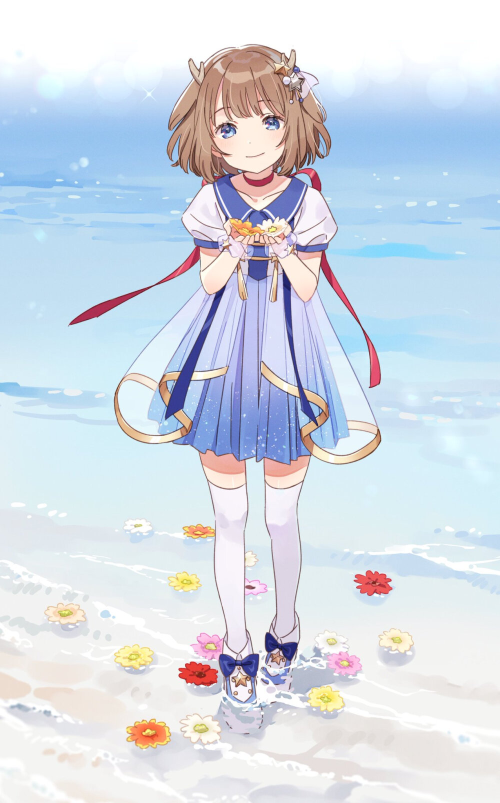
#> input picture assets/鹿乃2.jpg, 1000 x 1606 px, found by its file name (shown at 1/2 size)
$ python make_relief_maps.py --input 'assets/鹿乃2.jpg'
#> lines starting #> are read from the running program, lines starting #| are printed output that depends on the picture
#!/usr/bin/env python
"""预处理(改进版)：人物照片 -> albedo(彩色贴图) + height(浮雕高度图)。

方法：以图像四边像素为背景样本集，逐像素求到"最近背景样本"的色距；
色距大 = 前景(凸起)，色距小 = 背景(平坦)。可处理非纯色/渐变背景。
用法：python scripts/make_relief_maps.py --input assets/鹿乃2.jpg
"""
import argparse
import numpy as np
from PIL import Image, ImageFilter


def main():
    ap = argparse.ArgumentParser()
    ap.add_argument("--input", default="assets/鹿乃2.jpg")
    ap.add_argument("--albedo", default="assets/relief_albedo.png")
    ap.add_argument("--height", default="assets/relief_height.png")
    ap.add_argument("--mesh-w", type=int, default=160)
    ap.add_argument("--mesh-h", type=int, default=256)
    ap.add_argument("--lo", type=float, default=14.0)
    ap.add_argument("--hi", type=float, default=70.0)
    args = ap.parse_args()

    img = Image.open(args.input).convert("RGB")
#> img is the input picture: PIL image 1000x1606 RGB; mean R, G, B 211.3, 220, 230.8
    small = img.resize((args.mesh_w, args.mesh_h))
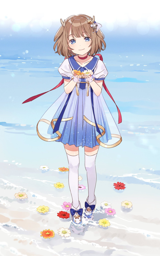
#> small: PIL image 160x256 RGB; mean R, G, B 211.3, 220, 230.8
    arr = np.asarray(small, dtype=np.float32).reshape(-1, 3)
    sw, sh = args.mesh_w, args.mesh_h

    # 四边采样作为背景样本（人物通常居中不触边）
    samp = []
    step = 3
    for x in range(0, sw, step):
        samp.append(arr[x]); samp.append(arr[(sh - 1) * sw + x])
#> after the loop, samp = 108 items, first 6: [255, 255, 255], [242, 242, 240], [255, 255, 255], [249, 249, 247], [255, 255, 255], [243, 242, 240]
    for y in range(0, sh, step):
        samp.append(arr[y * sw]); samp.append(arr[y * sw + sw - 1])
#> after the loop, samp = 280 items, first 6: [255, 255, 255], [242, 242, 240], [255, 255, 255], [249, 249, 247], [255, 255, 255], [243, 242, 240]
    S = np.asarray(samp, dtype=np.float32)
#> S = 280 rows, first 8: [255, 255, 255], [242, 242, 240], [255, 255, 255], [249, 249, 247], [255, 255, 255], [243, 242, 240], [255, 255, 255], [242, 241, 237]

    # 每像素 -> 最近背景样本色距（分块避免大内存）
    mind = np.empty(len(arr), dtype=np.float32)
    for st in range(0, len(arr), 8000):
        chunk = arr[st:st + 8000]
        mind[st:st + 8000] = np.sqrt(((chunk[:, None, :] - S[None, :, :]) ** 2).sum(-1)).min(-1)
#> this loop made 6 passes
#> st on passes 2 to 6: 8000, 16000, 24000, 32000, 40000

    depth01 = np.clip((mind - args.lo) / (args.hi - args.lo), 0.0, 1.0)
    depth_img = Image.fromarray((depth01.reshape(sh, sw) * 255).astype(np.uint8), "L")
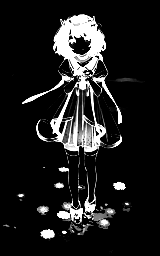
#> depth_img: PIL image 160x256 L; min 0, max 255, mean 30.4
    depth_img = depth_img.filter(ImageFilter.GaussianBlur(1.0))
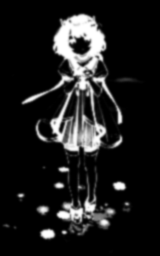
#> depth_img: PIL image 160x256 L; min 0, max 255, mean 30.2
    depth_img.save(args.height)
    img.save(args.albedo)
    fg = float((depth01 > 0.05).mean() * 100)
#> fg = 16.67
    print("[OK] albedo ->", args.albedo)
    print("[OK] height ->", args.height, "前景占比=%.1f%%" % fg)
#| [OK] height -> assets/relief_height.png 前景占比=16.7%


main()

$ run again, with assets/cad2_kAmpQGMUEd7t9Zok.jpg copied over assets/鹿乃2.jpg
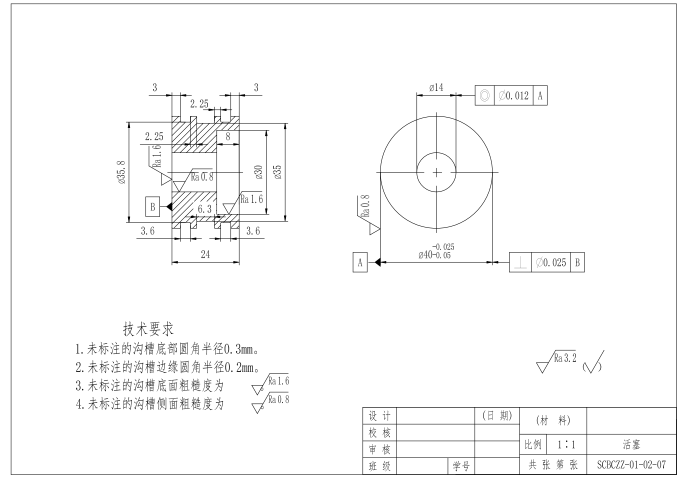
#> input picture assets/cad2_kAmpQGMUEd7t9Zok.jpg, 1367 x 955 px, found by its file name (shown at 1/2 size)
#> in main, img is the input picture: PIL image 1367x955 RGB; min 0, max 255, mean 249.4
#> in main, `small = img.resize((args.mesh_w, args.mesh_h))`:
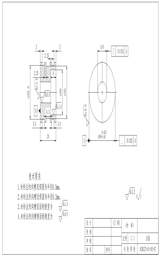
#> small: PIL image 160x256 RGB; min 8, max 255, mean 249.1
#> after the loop in main, `for x in range(0, sw, step):`: samp = 108 items, first 6: [255, 255, 255], [255, 255, 255], [255, 255, 255], [255, 255, 255], [255, 255, 255], [255, 255, 255]
#> after the loop in main, `for y in range(0, sh, step):`: samp = 280 items, first 6: [255, 255, 255], [255, 255, 255], [255, 255, 255], [255, 255, 255], [255, 255, 255], [255, 255, 255]
#> S = 280 rows, first 8: [255, 255, 255], [255, 255, 255], [255, 255, 255], [255, 255, 255], [255, 255, 255], [255, 255, 255], [255, 255, 255], [255, 255, 255]
#> the loop in main, `for st in range(0, len(arr), 8000):` made 6 passes
#> st on passes 2 to 6: 8000, 16000, 24000, 32000, 40000
#> in main, `depth_img = depth_img.filter(ImageFilter.GaussianBlur(1.0))`:
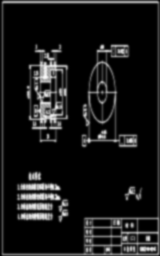
#> depth_img: PIL image 160x256 L; min 0, max 248, mean 25.3
#> fg = 14.49
#| [OK] height -> assets/relief_height.png 前景占比=14.5%

$ run again, with assets/cad_8191871.jpg copied over assets/鹿乃2.jpg
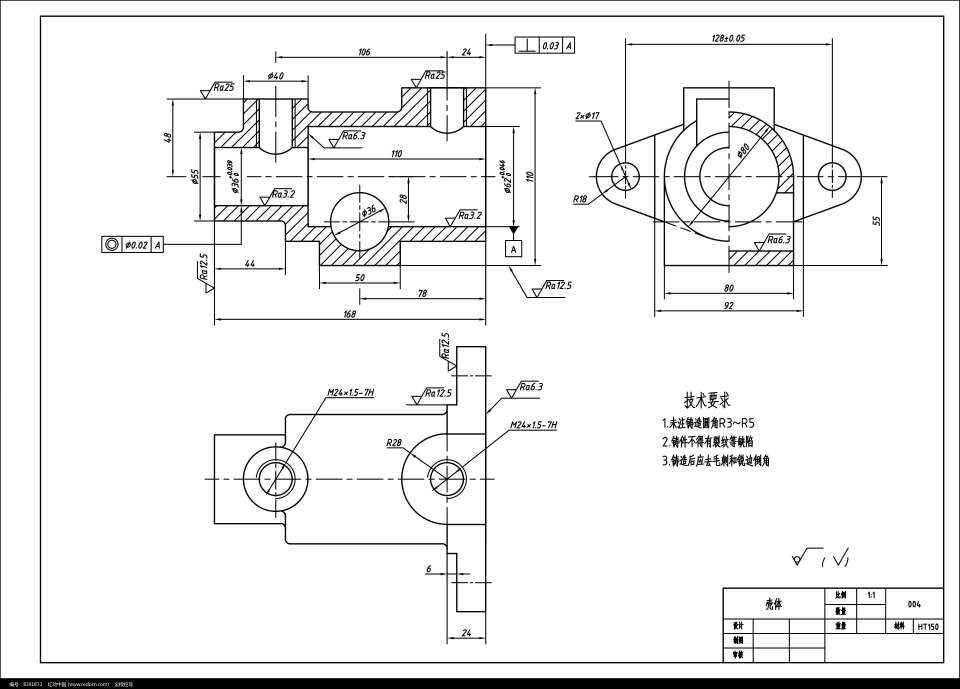
#> input picture assets/cad_8191871.jpg, 2879 x 2066 px, found by its file name (shown at 1/3 size)
#> in main, img is the input picture: PIL image 2879x2066 RGB; min 0, max 255, mean 240
#> in main, `small = img.resize((args.mesh_w, args.mesh_h))`:
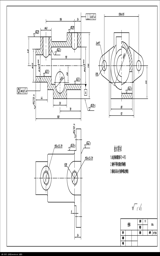
#> small: PIL image 160x256 RGB; min 0, max 255, mean 239.6
#> after the loop in main, `for x in range(0, sw, step):`: samp = 108 items, first 6: [187, 187, 187], [0, 0, 0], [203, 203, 203], [6, 6, 6], [203, 203, 203], [9, 9, 9]
#> after the loop in main, `for y in range(0, sh, step):`: samp = 280 items, first 6: [187, 187, 187], [0, 0, 0], [203, 203, 203], [6, 6, 6], [203, 203, 203], [9, 9, 9]
#> S = 280 rows, first 8: [187, 187, 187], [0, 0, 0], [203, 203, 203], [6, 6, 6], [203, 203, 203], [9, 9, 9], [203, 203, 203], [13, 13, 13]
#> the loop in main, `for st in range(0, len(arr), 8000):` made 6 passes
#> st on passes 2 to 6: 8000, 16000, 24000, 32000, 40000
#> in main, `depth_img = depth_img.filter(ImageFilter.GaussianBlur(1.0))`:
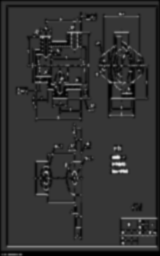
#> depth_img: PIL image 160x256 L; min 0, max 233, mean 49.4
#> fg = 82.73
#| [OK] height -> assets/relief_height.png 前景占比=82.7%
